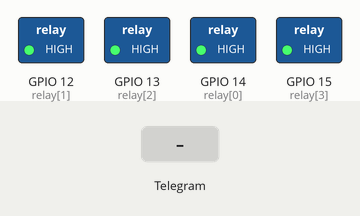
This sketch was run on a simulated ESP8266 (NodeMCU). Parts: switched loads named in the sketch (green lamp = pin HIGH). The test bench sets the inputs (shaded band). What the sketch prints to the serial monitor is not drawn.

Above: at 2.7 s.
2.8 s: Telegram message "all on" received
At 3.4 s:
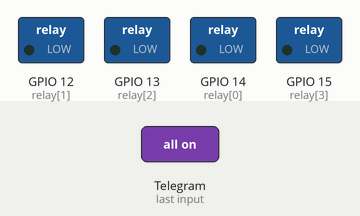
4.3 s: Telegram message "all Off" received
At 5.0 s:
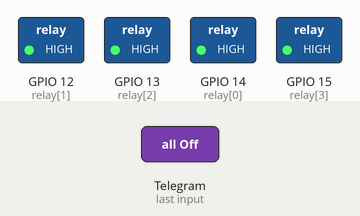
Timing chart, 0 to 7.3 s (numbered marks = the images above; inputs shaded):
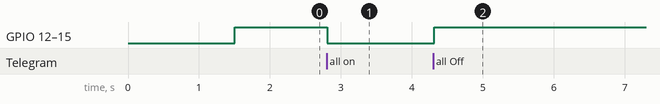

Measured:
- after the input at 2.8 s, GPIO 12 (relay[1]), GPIO 13 (relay[2]), GPIO 14 (relay[0]), GPIO 15 (relay[3]): HIGH → LOW at once
- after the input at 4.3 s, GPIO 12 (relay[1]), GPIO 13 (relay[2]), GPIO 14 (relay[0]), GPIO 15 (relay[3]): LOW → HIGH at once

The sketch:

telegram_relay_iot.ino
```cpp
#include <ESP8266WiFi.h>
//versi nodemcu yg digunakan harus 5.13.5 atau dibawahnya
#include "CTBot.h"
CTBot myBot;

String ssid  = "padmono";
String pass  = "Reyhan1904";
String token = "1019053438:AAFqkg3K9YHnDLk1v2Bam5SRU1shhpMweZM";
const int id = 1268562154;

const int relay[4]={14,12,13,15};
bool On = LOW;
bool Off = HIGH;
String orderOn[4] = {"relay 1 on", "relay 2 on", "relay 3 on", "relay 4 on"};
String orderOff[4] = {"relay 1 off", "relay 2 off", "relay 3 off", "relay 4 off"};

void setup() {
  // initialize the Serial
  Serial.begin(115200);
  Serial.println("Starting TelegramBot...");

  // connect the ESP8266 to the desired access point
  myBot.wifiConnect(ssid, pass);

  // set the telegram bot token
  myBot.setTelegramToken(token);

  // check if all things are ok
  if (myBot.testConnection()){
    Serial.println("\ntestConnection OK");
    myBot.sendMessage(id, "Connection OK");
  }
  else {
    Serial.println("\ntestConnection NOK");
    myBot.sendMessage(id, "Connection NOK");
  }

  // set the pin connected to the RELAY to act as output pin turn off condition
  for(int i=0; i<=3; i++){
    pinMode(relay[i], OUTPUT);
  }
  for(int i=0; i<=3; i++){
    digitalWrite(relay[i], Off);
  }
}

void loop() {

  // a variable to store telegram message data
  TBMessage msg;
  if (myBot.getNewMessage(msg)){
    for (int i=0; i<=3; i++){
      if (msg.text.equalsIgnoreCase(orderOn[i])) {
        digitalWrite(relay[i], On);
        myBot.sendMessage(msg.sender.id, orderOn[i] );
      }
      else if (msg.text.equalsIgnoreCase(orderOff[i])){
        digitalWrite(relay[i], Off);
        myBot.sendMessage(msg.sender.id, orderOff[i] );
      }
      else if (msg.text.equalsIgnoreCase("all on")){
        digitalWrite(relay[i], On);
        myBot.sendMessage(msg.sender.id, orderOn[i] );
      }
      else if (msg.text.equalsIgnoreCase("all Off")){
        digitalWrite(relay[i], Off);
        myBot.sendMessage(msg.sender.id, orderOff[i] );
      }
      else {
  // generate the message for the sender
      String reply;
      reply = (String)"Welcome " + msg.sender.username + (String)". Try LIGHT ON or LIGHT OFF.";
      myBot.sendMessage(msg.sender.id, reply);

    }
  }
   // wait 10 milliseconds
  delay(10);
  }
}
```
